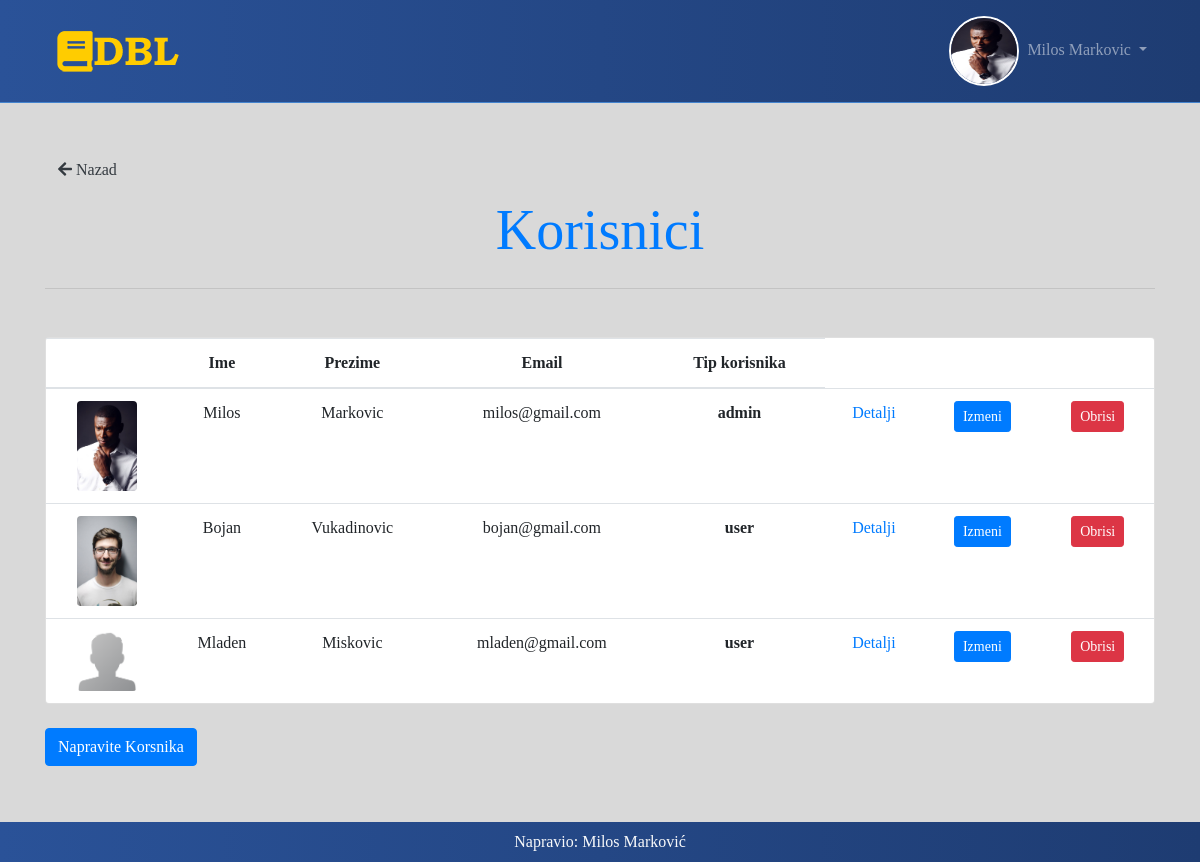
Page /admin/admin/users.php (signed in) on the committed database.
### tables this page shows
CREATE TABLE `users` (
  `id` int(11) NOT NULL,
  `username` varchar(100) NOT NULL,
  `first_name` varchar(100) NOT NULL,
  `last_name` varchar(100) NOT NULL,
  `email` varchar(100) NOT NULL,
  `password` varchar(100) NOT NULL,
  `phone` varchar(100) NOT NULL,
  `img` varchar(100) NOT NULL,
  `date_of_birth` timestamp NOT NULL DEFAULT CURRENT_TIMESTAMP ON UPDATE CURRENT_TIMESTAMP,
  `created_at` timestamp NOT NULL DEFAULT '0000-00-00 00:00:00',
  `updated_at` timestamp NOT NULL DEFAULT '0000-00-00 00:00:00',
  `usertype_id` int(11) NOT NULL,
  `membership_id` int(11) NOT NULL
);

CREATE TABLE `usertype` (
  `id` int(11) NOT NULL,
  `name` varchar(100) NOT NULL
);

### admin/admin/users.php (called while the page is built, shortened)
<?php
    require '../../bootstrap.php';
    $users = $user->getUsers();
    include 'view/users.view.php';

### bootstrap.php (called while the page is built, shortened)
<?php
    $database = new Database();
    $query = new Query($database->db);
    $user = new User($query);

### Class/User.php (called while the page is built, shortened)
<?php
    class User {
        private $query;
        public function __construct($query){
            $this->query = $query;
        }
        public function getUsers(){
            $sql = "SELECT u.id,u.username,u.first_name,u.last_name,u.email,u.password,u.phone,u.img,u.date_of_birth,u.created_at,u.updated_at,usertype.name as usertype
                     FROM users AS u JOIN usertype ON usertype.id = u.usertype_id";
            $users = $this->query->returnRows($sql);
            return $users ? $users : [];
        }
        public function getUser($userId){
            $sql = "SELECT u.id,u.username,u.first_name,u.last_name,u.email,u.password,u.phone,u.img,u.date_of_birth,u.created_at,u.updated_at,usertype.name as usertype,m.name as membership
                     FROM users AS u
                     JOIN usertype ON usertype.id = u.usertype_id
                     JOIN membership AS m ON m.id = u.membership_id WHERE u.id = :userId";
            $array = [
                ':userId' => $userId
            ];
            $user = $this->query->returnRows($sql, $array, true);
            $user->addresses = $this->getUserAdresses( $userId );
            return $user ? $user : [];
        }
        private function getUserAdresses($userId){
            $sql = "SELECT a.id,a.country,a.city,a.street FROM addresses AS a WHERE user_id = :user_id";
            $array = [
                ':user_id' => $userId
            ];
            $adresses = $this->query->returnRows($sql, $array);
            return $adresses ? $adresses : [];
        }
    }

### Class/Query.php (called while the page is built, shortened)
<?php
   class Query {
       private $pdo;
       public function __construct($db){
           $this->pdo = $db;
       }
       public function returnRows($query, $array = [], $returnQuery = false){
          if(isset($query)){
              $stm = $this->pdo->prepare($query);
          }
          if(!empty($array)){
             $result = $stm->execute($array);
          }else{
             $result = $stm->execute();
          }
          if($result){
             return $returnQuery ? $stm->fetch(PDO::FETCH_OBJ) : $stm->fetchAll(PDO::FETCH_OBJ);
          }else{
              die("error return rows");
          }
       }
   }

### admin/admin/view/users.view.php (the view, shortened to what this page needs)
<?php include '../../include/header.php';?>
<div class="container py-5">
    <h5><a href="index.php" class="btn btn-link text-dark"><i class="fas fa-arrow-left"></i> Nazad</a></h5>
    <h1 class="display-4 mb-4 text-center">Korisnici</h1><hr>
    <div class="card mt-5">
        <table class="table table-hover text-center m-0" >
            <thead>
                <tr>
                    <th></th>
                    <th>Ime</th>
                    <th>Prezime</th>
                    <th>Email</th>
                    <th>Tip korisnika</th>
                </tr>
            </thead>
            <tbody>
                <?php foreach($users as $user): ?>
                    <tr>
                        <td><img class="user_img rounded" src="<?php echo !empty($user->img) ? '../../asets/user_img/'.$user->img : '../../asets/user_img/default_avatar.png' ;?>" /></td>
                        <td><?php echo $user->first_name; ?></td>
                        <td><?php echo $user->last_name; ?></td>
                        <td><?php echo $user->email; ?></td>
                        <td><strong> <?php echo $user->usertype; ?> </strong></td>
                        <td><a href="userDetails.php?id=<?php echo $user->id;?>">Detalji</a></td>
                        <td><a class="btn btn-primary btn-sm" href="editUser.php?id=<?php echo $user->id; ?>">Izmeni</a></td>
                        <td><a class="btn btn-danger btn-sm" href="deleteUser.php?id=<?php echo $user->id; ?>">Obrisi</a></td>
                    </tr>
                <?php endforeach; ?>
            </tbody>
        </table>
    </div>
    <a href="createUser.php" class="btn btn-primary mt-4 mb-5" >Napravite Korsnika</a>
</div>
<?php include '../../include/footer.php';?>

### Include/header.php (shortened to what this page needs)
<!DOCTYPE html>
<html lang="en">
<head>
    <link rel="stylesheet" href="<?php echo ROOT; ?>/asets/css/bootstrap/bootstrap.min.css" >
    <link rel="stylesheet" href="//code.jquery.com/ui/1.12.1/themes/base/jquery-ui.css">
    <link href="<?php echo ROOT; ?>/asets/icons/css/all.css" rel="stylesheet">
    <link rel="stylesheet" href="//cdn.datatables.net/1.10.20/css/jquery.dataTables.min.css">
    <link rel="stylesheet" href="<?php echo ROOT; ?>/asets/css/stil.css">
</head>
<body>
    <header>
        <nav class="navbar navbar-expand-lg navbar-dark text-white plava-pozadina">
            <div class="container">
                <a class="navbar-brand" href="<?php echo ROOT; ?>"><img src="<?php echo ROOT ?>/asets/img/dbllogosml_1.png" alt="Digital Book Library"></a>
                <div class="collapse navbar-collapse" id="navbarSupportedContent">
                    <ul class="navbar-nav ml-auto">
                    <?php if(!isset($_SESSION['userId'])):?>
                        <li class="nav-item">
                                <a class="nav-link" href="<?php echo ROOT; ?>/public/register.php">Registracija</a>
                        </li>
                        <li class="nav-item">
                                <a class="nav-link" href="<?php echo ROOT; ?>/public/login.php">Pristup</a>
                        </li>
                    <?php else: ?>
                            <li class="nav-item dropdown">
                                <a class="nav-link dropdown-toggle" href="#" id="navbarDropdown" role="button" data-toggle="dropdown" aria-haspopup="true" aria-expanded="false">
                                    <?php $loginUser = $user->getUser( $_SESSION['userId']); ?>
                                    <img src="<?php echo !empty($loginUser->img) ? '../../asets/user_img/'.$loginUser->img : '../../asets/user_img/default_avatar.png'; ?>" alt="user image" class="login_user_img">&nbsp;
                                    <?php echo $_SESSION['name'];?>
                                </a>
                            </li>
                    <?php endif;?>
                    </ul>
                </div>
            </div>
        </nav>
    </header>
    <main>

### Include/footer.php (shortened to what this page needs)
        </main>
        <div class="footer text-center fixed-bottom plava-pozadina text-light">
            <div class="container">
                <p class="m-0 p-2">Napravio: Milos Marković</p>
            </div>
        </div>
    </body>
</html>

### asets/css/stil.css (style rules this page uses)
body { background-color: #D9D9D9; font-family: Georgia; }
h1 { font-family: Minion Pro; }
.display-4 { color: #007bff; font-family: Minion Pro; }
.container { align-content: center; }
.user_img { width: 60px; }
.login_user_img { width: 70px; height: 70px; border-radius: 50%; border: 2px solid white; }
header nav { background-color: #fff; }
header nav.navbar { border-bottom: 1px solid #4484ce; }
.plava-pozadina { background: #1e3c72; background: -webkit-linear-gradient(to right, #2a5298, #1e3c72); background: linear-gradient(to right, #2a5298, #1e3c72); }

### rows in the picture
users: img (picture), first_name "Milos", last_name "Markovic", email "milos@gmail.com", usertype.name "admin"
users: img (picture), first_name "Bojan", last_name "Vukadinovic", email "bojan@gmail.com", usertype.name "user"
users: first_name "Mladen", last_name "Miskovic", email "mladen@gmail.com", usertype.name "user"

### other values in the picture
$_SESSION['name'] "Milos Markovic"
